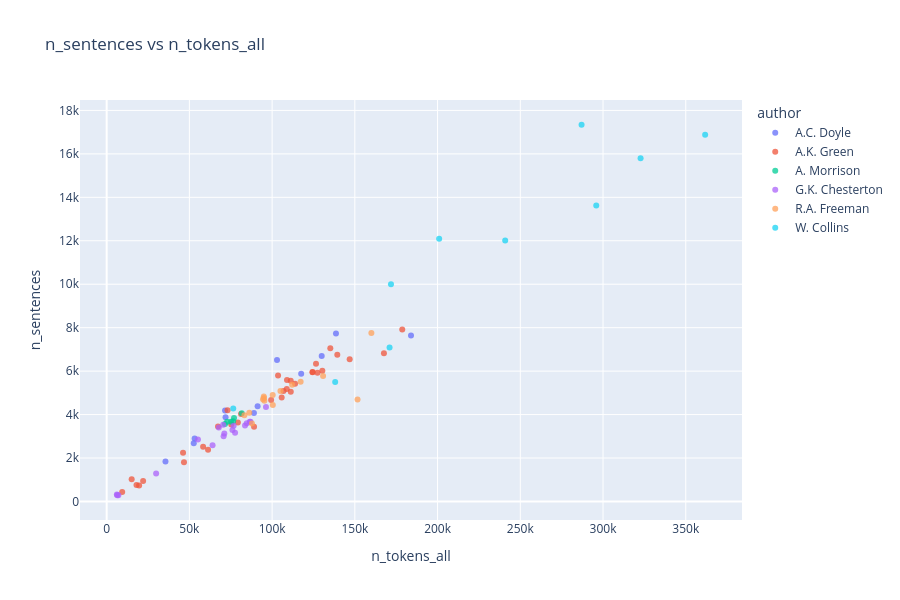
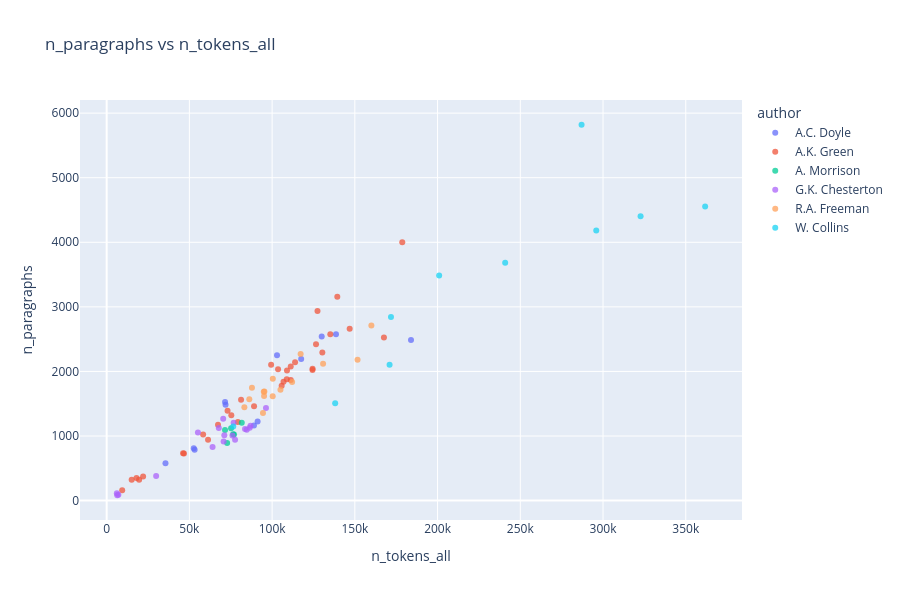
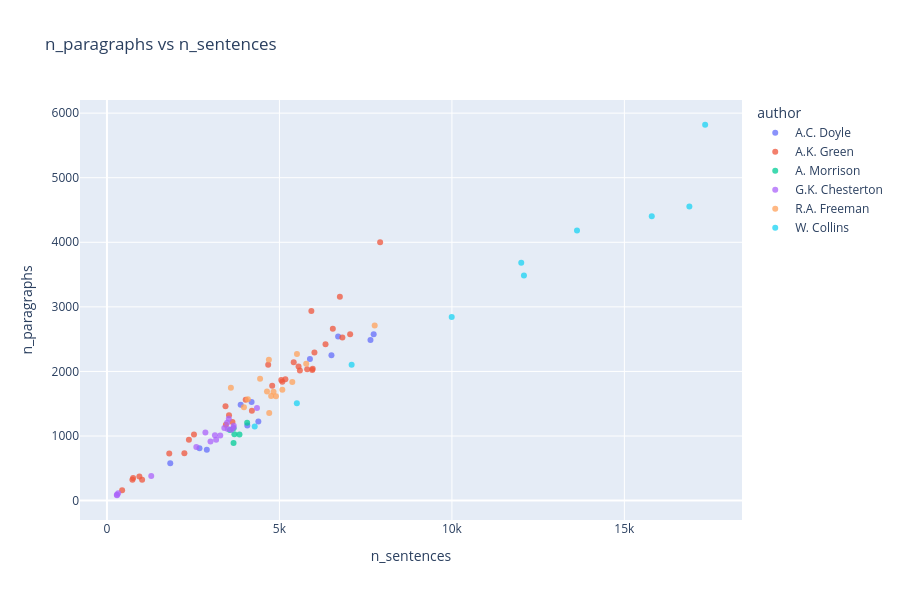
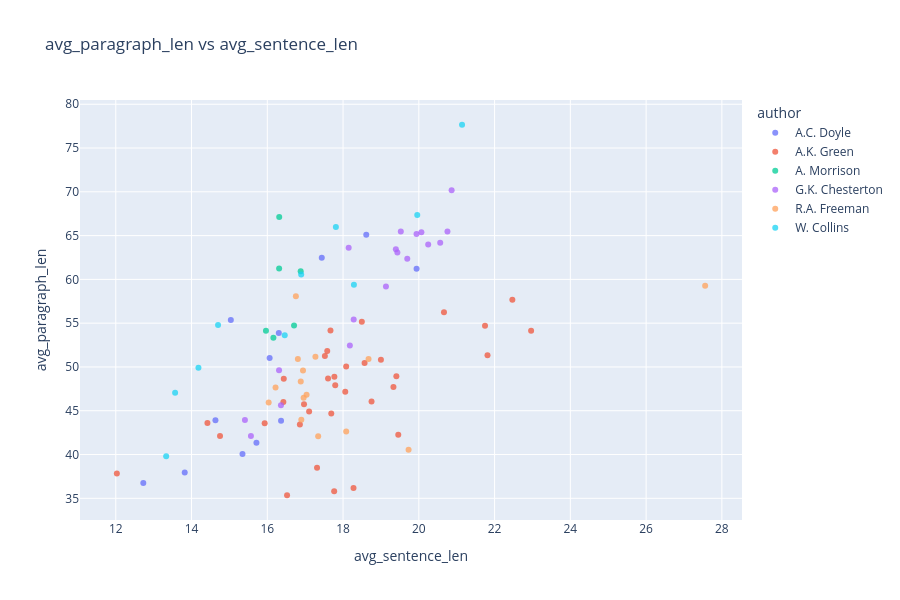

These figures' notebook cell, in order:
### Code cell
plot_scatter_list_plotly(
    data=df_corpus,
    scatter_pairs=scatter_pairs,
    hue="author",
    work_col="title",
)

### Figure 1 — Plotly figure (JSON) as saved in the notebook; plotly's stock layout.template omitted (floating-point values rounded to 4 significant figures)
{"data": [{"customdata": [["A.C. Doyle"], ["A.C. Doyle"], ["A.C. Doyle"], ["A.C. Doyle"], ["A.C. Doyle"], ["A.C. Doyle"], ["A.C. Doyle"], ["A.C. Doyle"], ["A.C. Doyle"], ["A.C. Doyle"], ["A.C. Doyle"], ["A.C. Doyle"]], "hovertemplate": "<b>%{hovertext}</b><br><br>author=%{customdata[0]}<br>n_tokens_all=%{x}<br>n_sentences=%{y}<extra></extra>", "hovertext": ["A Study in Scarlet", "Tales of Terror and Mystery", "The Adventures of Sherlock Holmes", "The case-book of Sherlock Holmes", "The Hound of the Baskervilles", "The Lost World", "The Memoirs of Sherlock Holmes", "The Poison Belt", "The Return of Sherlock Holmes", "The Sign of the Four", "The Valley of Fear", "The White Company"], "legendgroup": "A.C. Doyle", "marker": {"color": "#636efa", "opacity": 0.75, "symbol": "circle"}, "mode": "markers", "name": "A.C. Doyle", "orientation": "v", "showlegend": true, "type": "scatter", "x": [52652, 89015, 129975, 102963, 71859, 91227, 117561, 35547, 138594, 53173, 71564, 183941], "xaxis": "x", "y": [2683, 4069, 6701, 6508, 3876, 4389, 5884, 1835, 7732, 2895, 4193, 7639], "yaxis": "y"}, {"customdata": [["A.K. Green"], ["A.K. Green"], ["A.K. Green"], ["A.K. Green"], ["A.K. Green"], ["A.K. Green"], ["A.K. Green"], ["A.K. Green"], ["A.K. Green"], ["A.K. Green"], ["A.K. Green"], ["A.K. Green"], ["A.K. Green"], ["A.K. Green"], ["A.K. Green"], ["A.K. Green"], ["A.K. Green"], ["A.K. Green"], ["A.K. Green"], ["A.K. Green"], ["A.K. Green"], ["A.K. Green"], ["A.K. Green"], ["A.K. Green"], ["A.K. Green"], ["A.K. Green"], ["A.K. Green"], ["A.K. Green"], ["A.K. Green"], ["A.K. Green"], ["A.K. Green"], ["A.K. Green"], ["A.K. Green"], ["A.K. Green"]], "hovertemplate": "<b>%{hovertext}</b><br><br>author=%{customdata[0]}<br>n_tokens_all=%{x}<br>n_sentences=%{y}<extra></extra>", "hovertext": ["7 to 12: A Detective Story", "A Difficult Problem", "A Matter of Millions", "A Strange Disappearance", "Agatha Webb", "Behind Closed Doors", "Cynthia Wakeham's Money", "Dark Hollow", "Doctor Izard", "Hand and Ring", "Initials Only", "Lost Man's Lane", "Masterpieces of Mystery", "One of My Sons", "Room Number 3, and Other Detective Stories", "That Affair Next Door", "The Chief Legatee", "The Circular Study", "The Doctor, his Wife, and the Clock", "The Filigree Ball", "The Forsaken Inn", "The Golden Slipper and Other Problems for Violet Strange", "The House of the Whispering Pines", "The Leavenworth Case", "The Mill Mystery", "The Millionaire Baby", "The Mystery of the Hasty Arrow", "The Old Stone House and Other Stories", "The Step on the Stair ", "The Sword of Damocles", "The Woman in the Alcove", "Three Thousand Dollars", "To the Minute", "X Y Z: A Detective Story"], "legendgroup": "A.K. Green", "marker": {"color": "#EF553B", "opacity": 0.75, "symbol": "circle"}, "mode": "markers", "name": "A.K. Green", "orientation": "v", "showlegend": true, "type": "scatter", "x": [18034, 9390, 130354, 61280, 106902, 146869, 99398, 108994, 58302, 178660, 103593, 111284, 124417, 113875, 124455, 127431, 73064, 67303, 19622, 105773, 75344, 108860, 135173, 139396, 89085, 81231, 111247, 46731, 126528, 167590, 79314, 15120, 46167, 22028], "xaxis": "x", "y": [759, 440, 6015, 2376, 5084, 6548, 4674, 5593, 2523, 7919, 5804, 5053, 5952, 5414, 5964, 5926, 4202, 3448, 738, 4790, 3539, 5172, 7050, 6752, 3437, 4022, 5555, 1806, 6336, 6825, 3638, 1019, 2245, 940], "yaxis": "y"}, {"customdata": [["A. Morrison"], ["A. Morrison"], ["A. Morrison"], ["A. Morrison"], ["A. Morrison"], ["A. Morrison"]], "hovertemplate": "<b>%{hovertext}</b><br><br>author=%{customdata[0]}<br>n_tokens_all=%{x}<br>n_sentences=%{y}<extra></extra>", "hovertext": ["Adventures of Martin Hewit", "Chronicles of Martin Hewitt", "Martin Hewitt, Investigator", "The Dorrington Deed-Box", "The Red Triangle", "The Hole in the Wall"], "legendgroup": "A. Morrison", "marker": {"color": "#00cc96", "opacity": 0.75, "symbol": "circle"}, "mode": "markers", "name": "A. Morrison", "orientation": "v", "showlegend": true, "type": "scatter", "x": [76985, 75200, 71543, 72825, 76430, 81647], "xaxis": "x", "y": [3842, 3671, 3566, 3670, 3694, 4064], "yaxis": "y"}, {"customdata": [["G.K. Chesterton"], ["G.K. Chesterton"], ["G.K. Chesterton"], ["G.K. Chesterton"], ["G.K. Chesterton"], ["G.K. Chesterton"], ["G.K. Chesterton"], ["G.K. Chesterton"], ["G.K. Chesterton"], ["G.K. Chesterton"], ["G.K. Chesterton"], ["G.K. Chesterton"], ["G.K. Chesterton"], ["G.K. Chesterton"], ["G.K. Chesterton"], ["G.K. Chesterton"], ["G.K. Chesterton"], ["G.K. Chesterton"]], "hovertemplate": "<b>%{hovertext}</b><br><br>author=%{customdata[0]}<br>n_tokens_all=%{x}<br>n_sentences=%{y}<extra></extra>", "hovertext": ["Four Faultless Felons", "Manalive", "The Club of Queer Trades", "The Donnington Affair", "The Incredulity of Father Brown", "The innocence of Father Brown", "The Man Who Knew Too Much", "The Man Who Was Thursday: A Nightmare", "The Mask of Midas", "The Napoleon of Notting Hill", "The Paradoxes of Mr Pond", "The Poet and The Lunatics", "The Return of Don Quixote", "The Scandal of Father Brown", "The Secret of Father Brown", "The Trees of Pride", "The White Pillars Murder", "The Wisdom of Father Brown"], "legendgroup": "G.K. Chesterton", "marker": {"color": "#ab63fa", "opacity": 0.75, "symbol": "circle"}, "mode": "markers", "name": "G.K. Chesterton", "orientation": "v", "showlegend": true, "type": "scatter", "x": [83630, 70692, 55164, 6160, 84659, 96290, 71123, 70438, 7069, 67778, 64005, 77607, 86489, 76020, 76742, 29904, 6390, 86943], "xaxis": "x", "y": [3502, 3002, 2854, 325, 3603, 4349, 3130, 3533, 287, 3403, 2591, 3164, 3666, 3285, 3483, 1284, 291, 3675], "yaxis": "y"}, {"customdata": [["R.A. Freeman"], ["R.A. Freeman"], ["R.A. Freeman"], ["R.A. Freeman"], ["R.A. Freeman"], ["R.A. Freeman"], ["R.A. Freeman"], ["R.A. Freeman"], ["R.A. Freeman"], ["R.A. Freeman"], ["R.A. Freeman"], ["R.A. Freeman"], ["R.A. Freeman"], ["R.A. Freeman"], ["R.A. Freeman"]], "hovertemplate": "<b>%{hovertext}</b><br><br>author=%{customdata[0]}<br>n_tokens_all=%{x}<br>n_sentences=%{y}<extra></extra>", "hovertext": ["A silent witness", "As a thief in the night", "Dr. Thorndyke's Casebook", "Helen Vardon's confession", "John Thorndyke's Cases", "The D'Arblay Mystery", "The Exploits of Danby Croker", "The Eye of Osiris", "The golden pool", "The Magic Casket", "The Mystery of 31 New Inn", "The mystery of Angelina Frood", "The Red Thumb Mark", "The shadow of the Wolf", "The singing bone"], "legendgroup": "R.A. Freeman", "marker": {"color": "#FFA15A", "opacity": 0.75, "symbol": "circle"}, "mode": "markers", "name": "R.A. Freeman", "orientation": "v", "showlegend": true, "type": "scatter", "x": [130810, 105047, 83241, 159996, 100421, 100349, 94972, 117237, 151629, 95144, 95318, 112084, 87816, 94472, 86218], "xaxis": "x", "y": [5776, 5084, 3971, 7761, 4439, 4899, 4829, 5508, 4694, 4760, 4639, 5373, 3593, 4704, 4085], "yaxis": "y"}, {"customdata": [["W. Collins"], ["W. Collins"], ["W. Collins"], ["W. Collins"], ["W. Collins"], ["W. Collins"], ["W. Collins"], ["W. Collins"], ["W. Collins"], ["W. Collins"]], "hovertemplate": "<b>%{hovertext}</b><br><br>author=%{customdata[0]}<br>n_tokens_all=%{x}<br>n_sentences=%{y}<extra></extra>", "hovertext": ["Armadale", "Basil", "Man and Wife", "No Name", "Poor Miss Finch", "The Dead Secret", "The Haunted Hotel", "The Law and the Lady", "The Moonstone", "The Woman in White"], "legendgroup": "W. Collins", "marker": {"color": "#19d3f3", "opacity": 0.75, "symbol": "circle"}, "mode": "markers", "name": "W. Collins", "orientation": "v", "showlegend": true, "type": "scatter", "x": [361724, 138116, 287031, 322706, 200961, 170995, 76506, 171842, 240864, 295911], "xaxis": "x", "y": [16884, 5505, 17341, 15794, 12088, 7093, 4283, 9994, 12010, 13626], "yaxis": "y"}], "layout": {"height": 600, "legend": {"title": {"text": "author"}, "tracegroupgap": 0}, "title": {"text": "n_sentences vs n_tokens_all"}, "width": 900, "xaxis": {"anchor": "y", "domain": [0, 1], "title": {"text": "n_tokens_all"}}, "yaxis": {"anchor": "x", "domain": [0, 1], "title": {"text": "n_sentences"}}}}

### Figure 2 — Plotly figure (JSON) as saved in the notebook; plotly's stock layout.template omitted (floating-point values rounded to 4 significant figures)
{"data": [{"customdata": [["A.C. Doyle"], ["A.C. Doyle"], ["A.C. Doyle"], ["A.C. Doyle"], ["A.C. Doyle"], ["A.C. Doyle"], ["A.C. Doyle"], ["A.C. Doyle"], ["A.C. Doyle"], ["A.C. Doyle"], ["A.C. Doyle"], ["A.C. Doyle"]], "hovertemplate": "<b>%{hovertext}</b><br><br>author=%{customdata[0]}<br>n_tokens_all=%{x}<br>n_paragraphs=%{y}<extra></extra>", "hovertext": ["A Study in Scarlet", "Tales of Terror and Mystery", "The Adventures of Sherlock Holmes", "The case-book of Sherlock Holmes", "The Hound of the Baskervilles", "The Lost World", "The Memoirs of Sherlock Holmes", "The Poison Belt", "The Return of Sherlock Holmes", "The Sign of the Four", "The Valley of Fear", "The White Company"], "legendgroup": "A.C. Doyle", "marker": {"color": "#636efa", "opacity": 0.75, "symbol": "circle"}, "mode": "markers", "name": "A.C. Doyle", "orientation": "v", "showlegend": true, "type": "scatter", "x": [52652, 89015, 129975, 102963, 71859, 91227, 117561, 35547, 138594, 53173, 71564, 183941], "xaxis": "x", "y": [810, 1163, 2543, 2250, 1485, 1225, 2193, 577, 2575, 786, 1527, 2487], "yaxis": "y"}, {"customdata": [["A.K. Green"], ["A.K. Green"], ["A.K. Green"], ["A.K. Green"], ["A.K. Green"], ["A.K. Green"], ["A.K. Green"], ["A.K. Green"], ["A.K. Green"], ["A.K. Green"], ["A.K. Green"], ["A.K. Green"], ["A.K. Green"], ["A.K. Green"], ["A.K. Green"], ["A.K. Green"], ["A.K. Green"], ["A.K. Green"], ["A.K. Green"], ["A.K. Green"], ["A.K. Green"], ["A.K. Green"], ["A.K. Green"], ["A.K. Green"], ["A.K. Green"], ["A.K. Green"], ["A.K. Green"], ["A.K. Green"], ["A.K. Green"], ["A.K. Green"], ["A.K. Green"], ["A.K. Green"], ["A.K. Green"], ["A.K. Green"]], "hovertemplate": "<b>%{hovertext}</b><br><br>author=%{customdata[0]}<br>n_tokens_all=%{x}<br>n_paragraphs=%{y}<extra></extra>", "hovertext": ["7 to 12: A Detective Story", "A Difficult Problem", "A Matter of Millions", "A Strange Disappearance", "Agatha Webb", "Behind Closed Doors", "Cynthia Wakeham's Money", "Dark Hollow", "Doctor Izard", "Hand and Ring", "Initials Only", "Lost Man's Lane", "Masterpieces of Mystery", "One of My Sons", "Room Number 3, and Other Detective Stories", "That Affair Next Door", "The Chief Legatee", "The Circular Study", "The Doctor, his Wife, and the Clock", "The Filigree Ball", "The Forsaken Inn", "The Golden Slipper and Other Problems for Violet Strange", "The House of the Whispering Pines", "The Leavenworth Case", "The Mill Mystery", "The Millionaire Baby", "The Mystery of the Hasty Arrow", "The Old Stone House and Other Stories", "The Step on the Stair ", "The Sword of Damocles", "The Woman in the Alcove", "Three Thousand Dollars", "To the Minute", "X Y Z: A Detective Story"], "legendgroup": "A.K. Green", "marker": {"color": "#EF553B", "opacity": 0.75, "symbol": "circle"}, "mode": "markers", "name": "A.K. Green", "orientation": "v", "showlegend": true, "type": "scatter", "x": [18034, 9390, 130354, 61280, 106902, 146869, 99398, 108994, 58302, 178660, 103593, 111284, 124417, 113875, 124455, 127431, 73064, 67303, 19622, 105773, 75344, 108860, 135173, 139396, 89085, 81231, 111247, 46731, 126528, 167590, 79314, 15120, 46167, 22028], "xaxis": "x", "y": [350, 159, 2295, 944, 1840, 2663, 2103, 2013, 1022, 4000, 2033, 1868, 2023, 2144, 2041, 2936, 1390, 1175, 324, 1780, 1323, 1880, 2577, 3155, 1461, 1562, 2077, 730, 2420, 2527, 1219, 324, 732, 374], "yaxis": "y"}, {"customdata": [["A. Morrison"], ["A. Morrison"], ["A. Morrison"], ["A. Morrison"], ["A. Morrison"], ["A. Morrison"]], "hovertemplate": "<b>%{hovertext}</b><br><br>author=%{customdata[0]}<br>n_tokens_all=%{x}<br>n_paragraphs=%{y}<extra></extra>", "hovertext": ["Adventures of Martin Hewit", "Chronicles of Martin Hewitt", "Martin Hewitt, Investigator", "The Dorrington Deed-Box", "The Red Triangle", "The Hole in the Wall"], "legendgroup": "A. Morrison", "marker": {"color": "#00cc96", "opacity": 0.75, "symbol": "circle"}, "mode": "markers", "name": "A. Morrison", "orientation": "v", "showlegend": true, "type": "scatter", "x": [76985, 75200, 71543, 72825, 76430, 81647], "xaxis": "x", "y": [1023, 1119, 1093, 893, 1026, 1205], "yaxis": "y"}, {"customdata": [["G.K. Chesterton"], ["G.K. Chesterton"], ["G.K. Chesterton"], ["G.K. Chesterton"], ["G.K. Chesterton"], ["G.K. Chesterton"], ["G.K. Chesterton"], ["G.K. Chesterton"], ["G.K. Chesterton"], ["G.K. Chesterton"], ["G.K. Chesterton"], ["G.K. Chesterton"], ["G.K. Chesterton"], ["G.K. Chesterton"], ["G.K. Chesterton"], ["G.K. Chesterton"], ["G.K. Chesterton"], ["G.K. Chesterton"]], "hovertemplate": "<b>%{hovertext}</b><br><br>author=%{customdata[0]}<br>n_tokens_all=%{x}<br>n_paragraphs=%{y}<extra></extra>", "hovertext": ["Four Faultless Felons", "Manalive", "The Club of Queer Trades", "The Donnington Affair", "The Incredulity of Father Brown", "The innocence of Father Brown", "The Man Who Knew Too Much", "The Man Who Was Thursday: A Nightmare", "The Mask of Midas", "The Napoleon of Notting Hill", "The Paradoxes of Mr Pond", "The Poet and The Lunatics", "The Return of Don Quixote", "The Scandal of Father Brown", "The Secret of Father Brown", "The Trees of Pride", "The White Pillars Murder", "The Wisdom of Father Brown"], "legendgroup": "G.K. Chesterton", "marker": {"color": "#ab63fa", "opacity": 0.75, "symbol": "circle"}, "mode": "markers", "name": "G.K. Chesterton", "orientation": "v", "showlegend": true, "type": "scatter", "x": [83630, 70692, 55164, 6160, 84659, 96290, 71123, 70438, 7069, 67778, 64005, 77607, 86489, 76020, 76742, 29904, 6390, 86943], "xaxis": "x", "y": [1107, 917, 1054, 114, 1099, 1435, 1014, 1266, 91, 1125, 830, 941, 1128, 1009, 1207, 383, 83, 1161], "yaxis": "y"}, {"customdata": [["R.A. Freeman"], ["R.A. Freeman"], ["R.A. Freeman"], ["R.A. Freeman"], ["R.A. Freeman"], ["R.A. Freeman"], ["R.A. Freeman"], ["R.A. Freeman"], ["R.A. Freeman"], ["R.A. Freeman"], ["R.A. Freeman"], ["R.A. Freeman"], ["R.A. Freeman"], ["R.A. Freeman"], ["R.A. Freeman"]], "hovertemplate": "<b>%{hovertext}</b><br><br>author=%{customdata[0]}<br>n_tokens_all=%{x}<br>n_paragraphs=%{y}<extra></extra>", "hovertext": ["A silent witness", "As a thief in the night", "Dr. Thorndyke's Casebook", "Helen Vardon's confession", "John Thorndyke's Cases", "The D'Arblay Mystery", "The Exploits of Danby Croker", "The Eye of Osiris", "The golden pool", "The Magic Casket", "The Mystery of 31 New Inn", "The mystery of Angelina Frood", "The Red Thumb Mark", "The shadow of the Wolf", "The singing bone"], "legendgroup": "R.A. Freeman", "marker": {"color": "#FFA15A", "opacity": 0.75, "symbol": "circle"}, "mode": "markers", "name": "R.A. Freeman", "orientation": "v", "showlegend": true, "type": "scatter", "x": [130810, 105047, 83241, 159996, 100421, 100349, 94972, 117237, 151629, 95144, 95318, 112084, 87816, 94472, 86218], "xaxis": "x", "y": [2119, 1716, 1445, 2710, 1886, 1617, 1687, 2269, 2182, 1620, 1688, 1835, 1748, 1357, 1570], "yaxis": "y"}, {"customdata": [["W. Collins"], ["W. Collins"], ["W. Collins"], ["W. Collins"], ["W. Collins"], ["W. Collins"], ["W. Collins"], ["W. Collins"], ["W. Collins"], ["W. Collins"]], "hovertemplate": "<b>%{hovertext}</b><br><br>author=%{customdata[0]}<br>n_tokens_all=%{x}<br>n_paragraphs=%{y}<extra></extra>", "hovertext": ["Armadale", "Basil", "Man and Wife", "No Name", "Poor Miss Finch", "The Dead Secret", "The Haunted Hotel", "The Law and the Lady", "The Moonstone", "The Woman in White"], "legendgroup": "W. Collins", "marker": {"color": "#19d3f3", "opacity": 0.75, "symbol": "circle"}, "mode": "markers", "name": "W. Collins", "orientation": "v", "showlegend": true, "type": "scatter", "x": [361724, 138116, 287031, 322706, 200961, 170995, 76506, 171842, 240864, 295911], "xaxis": "x", "y": [4554, 1508, 5820, 4402, 3484, 2103, 1149, 2844, 3682, 4184], "yaxis": "y"}], "layout": {"height": 600, "legend": {"title": {"text": "author"}, "tracegroupgap": 0}, "title": {"text": "n_paragraphs vs n_tokens_all"}, "width": 900, "xaxis": {"anchor": "y", "domain": [0, 1], "title": {"text": "n_tokens_all"}}, "yaxis": {"anchor": "x", "domain": [0, 1], "title": {"text": "n_paragraphs"}}}}

### Figure 3 — Plotly figure (JSON) as saved in the notebook; plotly's stock layout.template omitted (floating-point values rounded to 4 significant figures)
{"data": [{"customdata": [["A.C. Doyle"], ["A.C. Doyle"], ["A.C. Doyle"], ["A.C. Doyle"], ["A.C. Doyle"], ["A.C. Doyle"], ["A.C. Doyle"], ["A.C. Doyle"], ["A.C. Doyle"], ["A.C. Doyle"], ["A.C. Doyle"], ["A.C. Doyle"]], "hovertemplate": "<b>%{hovertext}</b><br><br>author=%{customdata[0]}<br>n_sentences=%{x}<br>n_paragraphs=%{y}<extra></extra>", "hovertext": ["A Study in Scarlet", "Tales of Terror and Mystery", "The Adventures of Sherlock Holmes", "The case-book of Sherlock Holmes", "The Hound of the Baskervilles", "The Lost World", "The Memoirs of Sherlock Holmes", "The Poison Belt", "The Return of Sherlock Holmes", "The Sign of the Four", "The Valley of Fear", "The White Company"], "legendgroup": "A.C. Doyle", "marker": {"color": "#636efa", "opacity": 0.75, "symbol": "circle"}, "mode": "markers", "name": "A.C. Doyle", "orientation": "v", "showlegend": true, "type": "scatter", "x": [2683, 4069, 6701, 6508, 3876, 4389, 5884, 1835, 7732, 2895, 4193, 7639], "xaxis": "x", "y": [810, 1163, 2543, 2250, 1485, 1225, 2193, 577, 2575, 786, 1527, 2487], "yaxis": "y"}, {"customdata": [["A.K. Green"], ["A.K. Green"], ["A.K. Green"], ["A.K. Green"], ["A.K. Green"], ["A.K. Green"], ["A.K. Green"], ["A.K. Green"], ["A.K. Green"], ["A.K. Green"], ["A.K. Green"], ["A.K. Green"], ["A.K. Green"], ["A.K. Green"], ["A.K. Green"], ["A.K. Green"], ["A.K. Green"], ["A.K. Green"], ["A.K. Green"], ["A.K. Green"], ["A.K. Green"], ["A.K. Green"], ["A.K. Green"], ["A.K. Green"], ["A.K. Green"], ["A.K. Green"], ["A.K. Green"], ["A.K. Green"], ["A.K. Green"], ["A.K. Green"], ["A.K. Green"], ["A.K. Green"], ["A.K. Green"], ["A.K. Green"]], "hovertemplate": "<b>%{hovertext}</b><br><br>author=%{customdata[0]}<br>n_sentences=%{x}<br>n_paragraphs=%{y}<extra></extra>", "hovertext": ["7 to 12: A Detective Story", "A Difficult Problem", "A Matter of Millions", "A Strange Disappearance", "Agatha Webb", "Behind Closed Doors", "Cynthia Wakeham's Money", "Dark Hollow", "Doctor Izard", "Hand and Ring", "Initials Only", "Lost Man's Lane", "Masterpieces of Mystery", "One of My Sons", "Room Number 3, and Other Detective Stories", "That Affair Next Door", "The Chief Legatee", "The Circular Study", "The Doctor, his Wife, and the Clock", "The Filigree Ball", "The Forsaken Inn", "The Golden Slipper and Other Problems for Violet Strange", "The House of the Whispering Pines", "The Leavenworth Case", "The Mill Mystery", "The Millionaire Baby", "The Mystery of the Hasty Arrow", "The Old Stone House and Other Stories", "The Step on the Stair ", "The Sword of Damocles", "The Woman in the Alcove", "Three Thousand Dollars", "To the Minute", "X Y Z: A Detective Story"], "legendgroup": "A.K. Green", "marker": {"color": "#EF553B", "opacity": 0.75, "symbol": "circle"}, "mode": "markers", "name": "A.K. Green", "orientation": "v", "showlegend": true, "type": "scatter", "x": [759, 440, 6015, 2376, 5084, 6548, 4674, 5593, 2523, 7919, 5804, 5053, 5952, 5414, 5964, 5926, 4202, 3448, 738, 4790, 3539, 5172, 7050, 6752, 3437, 4022, 5555, 1806, 6336, 6825, 3638, 1019, 2245, 940], "xaxis": "x", "y": [350, 159, 2295, 944, 1840, 2663, 2103, 2013, 1022, 4000, 2033, 1868, 2023, 2144, 2041, 2936, 1390, 1175, 324, 1780, 1323, 1880, 2577, 3155, 1461, 1562, 2077, 730, 2420, 2527, 1219, 324, 732, 374], "yaxis": "y"}, {"customdata": [["A. Morrison"], ["A. Morrison"], ["A. Morrison"], ["A. Morrison"], ["A. Morrison"], ["A. Morrison"]], "hovertemplate": "<b>%{hovertext}</b><br><br>author=%{customdata[0]}<br>n_sentences=%{x}<br>n_paragraphs=%{y}<extra></extra>", "hovertext": ["Adventures of Martin Hewit", "Chronicles of Martin Hewitt", "Martin Hewitt, Investigator", "The Dorrington Deed-Box", "The Red Triangle", "The Hole in the Wall"], "legendgroup": "A. Morrison", "marker": {"color": "#00cc96", "opacity": 0.75, "symbol": "circle"}, "mode": "markers", "name": "A. Morrison", "orientation": "v", "showlegend": true, "type": "scatter", "x": [3842, 3671, 3566, 3670, 3694, 4064], "xaxis": "x", "y": [1023, 1119, 1093, 893, 1026, 1205], "yaxis": "y"}, {"customdata": [["G.K. Chesterton"], ["G.K. Chesterton"], ["G.K. Chesterton"], ["G.K. Chesterton"], ["G.K. Chesterton"], ["G.K. Chesterton"], ["G.K. Chesterton"], ["G.K. Chesterton"], ["G.K. Chesterton"], ["G.K. Chesterton"], ["G.K. Chesterton"], ["G.K. Chesterton"], ["G.K. Chesterton"], ["G.K. Chesterton"], ["G.K. Chesterton"], ["G.K. Chesterton"], ["G.K. Chesterton"], ["G.K. Chesterton"]], "hovertemplate": "<b>%{hovertext}</b><br><br>author=%{customdata[0]}<br>n_sentences=%{x}<br>n_paragraphs=%{y}<extra></extra>", "hovertext": ["Four Faultless Felons", "Manalive", "The Club of Queer Trades", "The Donnington Affair", "The Incredulity of Father Brown", "The innocence of Father Brown", "The Man Who Knew Too Much", "The Man Who Was Thursday: A Nightmare", "The Mask of Midas", "The Napoleon of Notting Hill", "The Paradoxes of Mr Pond", "The Poet and The Lunatics", "The Return of Don Quixote", "The Scandal of Father Brown", "The Secret of Father Brown", "The Trees of Pride", "The White Pillars Murder", "The Wisdom of Father Brown"], "legendgroup": "G.K. Chesterton", "marker": {"color": "#ab63fa", "opacity": 0.75, "symbol": "circle"}, "mode": "markers", "name": "G.K. Chesterton", "orientation": "v", "showlegend": true, "type": "scatter", "x": [3502, 3002, 2854, 325, 3603, 4349, 3130, 3533, 287, 3403, 2591, 3164, 3666, 3285, 3483, 1284, 291, 3675], "xaxis": "x", "y": [1107, 917, 1054, 114, 1099, 1435, 1014, 1266, 91, 1125, 830, 941, 1128, 1009, 1207, 383, 83, 1161], "yaxis": "y"}, {"customdata": [["R.A. Freeman"], ["R.A. Freeman"], ["R.A. Freeman"], ["R.A. Freeman"], ["R.A. Freeman"], ["R.A. Freeman"], ["R.A. Freeman"], ["R.A. Freeman"], ["R.A. Freeman"], ["R.A. Freeman"], ["R.A. Freeman"], ["R.A. Freeman"], ["R.A. Freeman"], ["R.A. Freeman"], ["R.A. Freeman"]], "hovertemplate": "<b>%{hovertext}</b><br><br>author=%{customdata[0]}<br>n_sentences=%{x}<br>n_paragraphs=%{y}<extra></extra>", "hovertext": ["A silent witness", "As a thief in the night", "Dr. Thorndyke's Casebook", "Helen Vardon's confession", "John Thorndyke's Cases", "The D'Arblay Mystery", "The Exploits of Danby Croker", "The Eye of Osiris", "The golden pool", "The Magic Casket", "The Mystery of 31 New Inn", "The mystery of Angelina Frood", "The Red Thumb Mark", "The shadow of the Wolf", "The singing bone"], "legendgroup": "R.A. Freeman", "marker": {"color": "#FFA15A", "opacity": 0.75, "symbol": "circle"}, "mode": "markers", "name": "R.A. Freeman", "orientation": "v", "showlegend": true, "type": "scatter", "x": [5776, 5084, 3971, 7761, 4439, 4899, 4829, 5508, 4694, 4760, 4639, 5373, 3593, 4704, 4085], "xaxis": "x", "y": [2119, 1716, 1445, 2710, 1886, 1617, 1687, 2269, 2182, 1620, 1688, 1835, 1748, 1357, 1570], "yaxis": "y"}, {"customdata": [["W. Collins"], ["W. Collins"], ["W. Collins"], ["W. Collins"], ["W. Collins"], ["W. Collins"], ["W. Collins"], ["W. Collins"], ["W. Collins"], ["W. Collins"]], "hovertemplate": "<b>%{hovertext}</b><br><br>author=%{customdata[0]}<br>n_sentences=%{x}<br>n_paragraphs=%{y}<extra></extra>", "hovertext": ["Armadale", "Basil", "Man and Wife", "No Name", "Poor Miss Finch", "The Dead Secret", "The Haunted Hotel", "The Law and the Lady", "The Moonstone", "The Woman in White"], "legendgroup": "W. Collins", "marker": {"color": "#19d3f3", "opacity": 0.75, "symbol": "circle"}, "mode": "markers", "name": "W. Collins", "orientation": "v", "showlegend": true, "type": "scatter", "x": [16884, 5505, 17341, 15794, 12088, 7093, 4283, 9994, 12010, 13626], "xaxis": "x", "y": [4554, 1508, 5820, 4402, 3484, 2103, 1149, 2844, 3682, 4184], "yaxis": "y"}], "layout": {"height": 600, "legend": {"title": {"text": "author"}, "tracegroupgap": 0}, "title": {"text": "n_paragraphs vs n_sentences"}, "width": 900, "xaxis": {"anchor": "y", "domain": [0, 1], "title": {"text": "n_sentences"}}, "yaxis": {"anchor": "x", "domain": [0, 1], "title": {"text": "n_paragraphs"}}}}

### Figure 4 — Plotly figure (JSON) as saved in the notebook; plotly's stock layout.template omitted (floating-point values rounded to 4 significant figures)
{"data": [{"customdata": [["A.C. Doyle"], ["A.C. Doyle"], ["A.C. Doyle"], ["A.C. Doyle"], ["A.C. Doyle"], ["A.C. Doyle"], ["A.C. Doyle"], ["A.C. Doyle"], ["A.C. Doyle"], ["A.C. Doyle"], ["A.C. Doyle"], ["A.C. Doyle"]], "hovertemplate": "<b>%{hovertext}</b><br><br>author=%{customdata[0]}<br>avg_sentence_len=%{x}<br>avg_paragraph_len=%{y}<extra></extra>", "hovertext": ["A Study in Scarlet", "Tales of Terror and Mystery", "The Adventures of Sherlock Holmes", "The case-book of Sherlock Holmes", "The Hound of the Baskervilles", "The Lost World", "The Memoirs of Sherlock Holmes", "The Poison Belt", "The Return of Sherlock Holmes", "The Sign of the Four", "The Valley of Fear", "The White Company"], "legendgroup": "A.C. Doyle", "marker": {"color": "#636efa", "opacity": 0.75, "symbol": "circle"}, "mode": "markers", "name": "A.C. Doyle", "orientation": "v", "showlegend": true, "type": "scatter", "x": [16.3, 18.61, 15.71, 12.73, 15.35, 17.44, 16.36, 16.06, 14.63, 15.04, 13.82, 19.94], "xaxis": "x", "y": [53.86, 65.1, 41.36, 36.76, 40.05, 62.48, 43.85, 51.02, 43.9, 55.35, 37.94, 61.23], "yaxis": "y"}, {"customdata": [["A.K. Green"], ["A.K. Green"], ["A.K. Green"], ["A.K. Green"], ["A.K. Green"], ["A.K. Green"], ["A.K. Green"], ["A.K. Green"], ["A.K. Green"], ["A.K. Green"], ["A.K. Green"], ["A.K. Green"], ["A.K. Green"], ["A.K. Green"], ["A.K. Green"], ["A.K. Green"], ["A.K. Green"], ["A.K. Green"], ["A.K. Green"], ["A.K. Green"], ["A.K. Green"], ["A.K. Green"], ["A.K. Green"], ["A.K. Green"], ["A.K. Green"], ["A.K. Green"], ["A.K. Green"], ["A.K. Green"], ["A.K. Green"], ["A.K. Green"], ["A.K. Green"], ["A.K. Green"], ["A.K. Green"], ["A.K. Green"]], "hovertemplate": "<b>%{hovertext}</b><br><br>author=%{customdata[0]}<br>avg_sentence_len=%{x}<br>avg_paragraph_len=%{y}<extra></extra>", "hovertext": ["7 to 12: A Detective Story", "A Difficult Problem", "A Matter of Millions", "A Strange Disappearance", "Agatha Webb", "Behind Closed Doors", "Cynthia Wakeham's Money", "Dark Hollow", "Doctor Izard", "Hand and Ring", "Initials Only", "Lost Man's Lane", "Masterpieces of Mystery", "One of My Sons", "Room Number 3, and Other Detective Stories", "That Affair Next Door", "The Chief Legatee", "The Circular Study", "The Doctor, his Wife, and the Clock", "The Filigree Ball", "The Forsaken Inn", "The Golden Slipper and Other Problems for Violet Strange", "The House of the Whispering Pines", "The Leavenworth Case", "The Mill Mystery", "The Millionaire Baby", "The Mystery of the Hasty Arrow", "The Old Stone House and Other Stories", "The Step on the Stair ", "The Sword of Damocles", "The Woman in the Alcove", "Three Thousand Dollars", "To the Minute", "X Y Z: A Detective Story"], "legendgroup": "A.K. Green", "marker": {"color": "#EF553B", "opacity": 0.75, "symbol": "circle"}, "mode": "markers", "name": "A.K. Green", "orientation": "v", "showlegend": true, "type": "scatter", "x": [19.46, 18.08, 18.06, 21.75, 17.6, 18.75, 17.31, 16.42, 19.33, 18.28, 14.75, 18.57, 17.58, 17.69, 17.52, 17.77, 14.42, 16.44, 22.96, 19.0, 17.79, 17.77, 15.93, 16.52, 21.81, 16.86, 16.97, 22.47, 17.1, 20.66, 18.5, 12.03, 17.67, 19.41], "xaxis": "x", "y": [42.26, 50.04, 47.18, 54.72, 48.69, 46.05, 38.49, 46.01, 47.7, 36.18, 42.12, 50.45, 51.81, 44.69, 51.26, 35.82, 43.61, 48.65, 54.13, 50.83, 47.91, 48.87, 43.57, 35.35, 51.34, 43.43, 45.74, 57.66, 44.92, 56.26, 55.17, 37.83, 54.16, 48.94], "yaxis": "y"}, {"customdata": [["A. Morrison"], ["A. Morrison"], ["A. Morrison"], ["A. Morrison"], ["A. Morrison"], ["A. Morrison"]], "hovertemplate": "<b>%{hovertext}</b><br><br>author=%{customdata[0]}<br>avg_sentence_len=%{x}<br>avg_paragraph_len=%{y}<extra></extra>", "hovertext": ["Adventures of Martin Hewit", "Chronicles of Martin Hewitt", "Martin Hewitt, Investigator", "The Dorrington Deed-Box", "The Red Triangle", "The Hole in the Wall"], "legendgroup": "A. Morrison", "marker": {"color": "#00cc96", "opacity": 0.75, "symbol": "circle"}, "mode": "markers", "name": "A. Morrison", "orientation": "v", "showlegend": true, "type": "scatter", "x": [16.31, 16.71, 16.16, 16.31, 16.88, 15.96], "xaxis": "x", "y": [61.25, 54.74, 53.34, 67.13, 60.94, 54.14], "yaxis": "y"}, {"customdata": [["G.K. Chesterton"], ["G.K. Chesterton"], ["G.K. Chesterton"], ["G.K. Chesterton"], ["G.K. Chesterton"], ["G.K. Chesterton"], ["G.K. Chesterton"], ["G.K. Chesterton"], ["G.K. Chesterton"], ["G.K. Chesterton"], ["G.K. Chesterton"], ["G.K. Chesterton"], ["G.K. Chesterton"], ["G.K. Chesterton"], ["G.K. Chesterton"], ["G.K. Chesterton"], ["G.K. Chesterton"], ["G.K. Chesterton"]], "hovertemplate": "<b>%{hovertext}</b><br><br>author=%{customdata[0]}<br>avg_sentence_len=%{x}<br>avg_paragraph_len=%{y}<extra></extra>", "hovertext": ["Four Faultless Felons", "Manalive", "The Club of Queer Trades", "The Donnington Affair", "The Incredulity of Father Brown", "The innocence of Father Brown", "The Man Who Knew Too Much", "The Man Who Was Thursday: A Nightmare", "The Mask of Midas", "The Napoleon of Notting Hill", "The Paradoxes of Mr Pond", "The Poet and The Lunatics", "The Return of Don Quixote", "The Scandal of Father Brown", "The Secret of Father Brown", "The Trees of Pride", "The White Pillars Murder", "The Wisdom of Father Brown"], "legendgroup": "G.K. Chesterton", "marker": {"color": "#ab63fa", "opacity": 0.75, "symbol": "circle"}, "mode": "markers", "name": "G.K. Chesterton", "orientation": "v", "showlegend": true, "type": "scatter", "x": [20.25, 19.39, 15.57, 15.41, 19.94, 18.28, 19.13, 16.36, 20.76, 16.31, 20.56, 20.87, 20.07, 19.43, 18.18, 19.52, 18.15, 19.7], "xaxis": "x", "y": [64.0, 63.45, 42.12, 43.93, 65.19, 55.43, 59.18, 45.63, 65.46, 49.63, 64.2, 70.19, 65.38, 63.06, 52.46, 65.45, 63.63, 62.34], "yaxis": "y"}, {"customdata": [["R.A. Freeman"], ["R.A. Freeman"], ["R.A. Freeman"], ["R.A. Freeman"], ["R.A. Freeman"], ["R.A. Freeman"], ["R.A. Freeman"], ["R.A. Freeman"], ["R.A. Freeman"], ["R.A. Freeman"], ["R.A. Freeman"], ["R.A. Freeman"], ["R.A. Freeman"], ["R.A. Freeman"], ["R.A. Freeman"]], "hovertemplate": "<b>%{hovertext}</b><br><br>author=%{customdata[0]}<br>avg_sentence_len=%{x}<br>avg_paragraph_len=%{y}<extra></extra>", "hovertext": ["A silent witness", "As a thief in the night", "Dr. Thorndyke's Casebook", "Helen Vardon's confession", "John Thorndyke's Cases", "The D'Arblay Mystery", "The Exploits of Danby Croker", "The Eye of Osiris", "The golden pool", "The Magic Casket", "The Mystery of 31 New Inn", "The mystery of Angelina Frood", "The Red Thumb Mark", "The shadow of the Wolf", "The singing bone"], "legendgroup": "R.A. Freeman", "marker": {"color": "#FFA15A", "opacity": 0.75, "symbol": "circle"}, "mode": "markers", "name": "R.A. Freeman", "orientation": "v", "showlegend": true, "type": "scatter", "x": [18.67, 17.27, 17.04, 16.88, 18.08, 16.81, 16.04, 17.34, 27.56, 16.22, 16.96, 16.94, 19.73, 16.75, 16.9], "xaxis": "x", "y": [50.9, 51.17, 46.82, 48.35, 42.64, 50.9, 45.94, 42.08, 59.29, 47.64, 46.49, 49.61, 40.54, 58.08, 43.97], "yaxis": "y"}, {"customdata": [["W. Collins"], ["W. Collins"], ["W. Collins"], ["W. Collins"], ["W. Collins"], ["W. Collins"], ["W. Collins"], ["W. Collins"], ["W. Collins"], ["W. Collins"]], "hovertemplate": "<b>%{hovertext}</b><br><br>author=%{customdata[0]}<br>avg_sentence_len=%{x}<br>avg_paragraph_len=%{y}<extra></extra>", "hovertext": ["Armadale", "Basil", "Man and Wife", "No Name", "Poor Miss Finch", "The Dead Secret", "The Haunted Hotel", "The Law and the Lady", "The Moonstone", "The Woman in White"], "legendgroup": "W. Collins", "marker": {"color": "#19d3f3", "opacity": 0.75, "symbol": "circle"}, "mode": "markers", "name": "W. Collins", "orientation": "v", "showlegend": true, "type": "scatter", "x": [17.81, 21.14, 13.33, 16.89, 13.57, 19.96, 14.7, 14.18, 16.46, 18.29], "xaxis": "x", "y": [65.97, 77.66, 39.79, 60.55, 47.05, 67.36, 54.78, 49.92, 53.61, 59.38], "yaxis": "y"}], "layout": {"height": 600, "legend": {"title": {"text": "author"}, "tracegroupgap": 0}, "title": {"text": "avg_paragraph_len vs avg_sentence_len"}, "width": 900, "xaxis": {"anchor": "y", "domain": [0, 1], "title": {"text": "avg_sentence_len"}}, "yaxis": {"anchor": "x", "domain": [0, 1], "title": {"text": "avg_paragraph_len"}}}}
